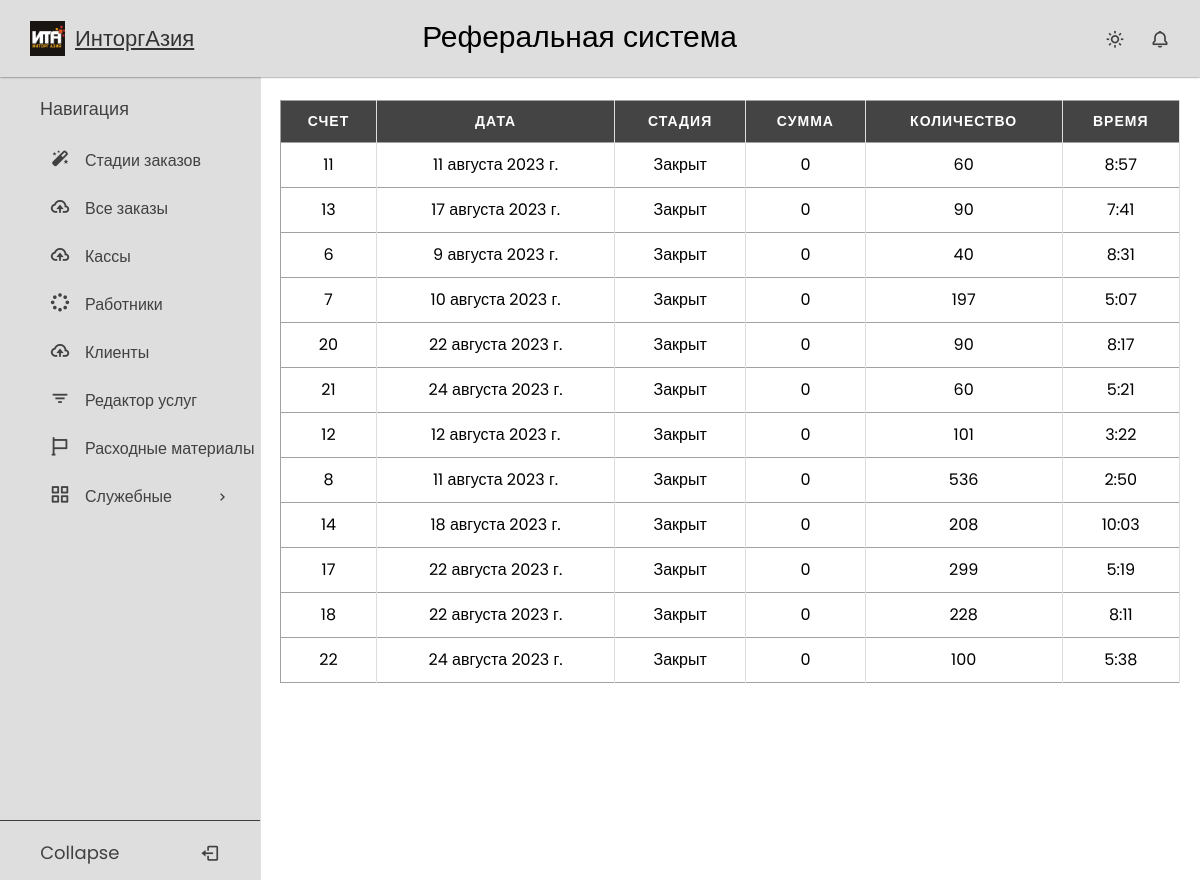
The page /referal/ on the database its author committed.
### crm_app/models.py (models this page shows, shortened)
class Order(models.Model):
    stage = models.CharField(max_length=20, choices=OrderStages.choices, default=OrderStages.DATABASE_LOADING)
    name = models.CharField(max_length=50, blank=True)
    cashbox = models.ForeignKey("Cashbox", on_delete=models.PROTECT, blank=True, null=True)
    amount = models.IntegerField(default=0)
    amount_paid = models.IntegerField(default=0)
    referral_money = models.IntegerField(default=0)
    cost_price = models.IntegerField(default=0)
    count = models.IntegerField(default=0)
    date = models.DateField(default=timezone.now)
    day = models.IntegerField(validators=[MaxValueValidator(31), MinValueValidator(1)], default=1)
    month = models.IntegerField(validators=[MaxValueValidator(12), MinValueValidator(1)], default=1)
    year = models.IntegerField(validators=[MaxValueValidator(2070), MinValueValidator(2020)], default=2023)
    time = models.TimeField(default=timezone.now)
    client = models.ForeignKey(CustomUser, on_delete=models.PROTECT)
    defective = models.IntegerField(default=0, blank=True)
    good_quality = models.IntegerField(default=0, blank=True)
    discount = models.IntegerField(default=0)
    date_of_actual_arrival = models.DateField(null=True, blank=True)
    actual_shipment_date = models.DateField(null=True, blank=True)

### client_app/views.py (the view)
# urls.py: path('referal/', ReferalListView.as_view(), name='referal')
class ReferalListView(ListView):
    model = Order
    template_name = 'client/referal.html'
    def get_queryset(self):
        return Order.objects.filter(client__referral_id=self.request.user.id, stage='closed')

### templates/client/referal.html
{% extends 'base.html' %}
{% load static %}
{% block css %}
    <link rel="stylesheet" href="{% static 'css/tables.css' %}">
{% endblock %}
{% block page_title %}
        Реферальная система
{% endblock %}
{% block content %}
    <div class="table-container">
<table>
  <thead>
    <tr>
        <th data-label="Счет">Счет</th>
        <th data-label="Дата">Дата</th>
        <th data-label="Стадия">Стадия</th>
        <th data-label="Сумма">Сумма</th>
        <th data-label="Количество">Количество</th>
        <th data-label="Время">Время</th>
    </tr>
  </thead>
  <tbody>
    {% for order in order_list %}
      <tr>
        <td data-label="Счет">{{ order.id }}</td>
        <td data-label="Дата">{{ order.date }}</td>
        <td data-label="Стадия">{{ order.get_stage_display }}</td>
        <td data-label="Сумма">{{ order.referral_money }}</td>
        <td data-label="Количество">{{ order.count }}</td>
        <td data-label="Время">{{ order.time }}</td>
      </tr>
    {% endfor %}
  </tbody>
</table>
    </div>
{% include 'includes/paginate.html' %}
{% endblock %}

### static/css/null.css (style rules this page uses)
*, *::before, *::after { box-sizing: border-box; }
body, h1, h2, h3, h4, p, ul[class], ol[class], li, figure, figcaption, blockquote, dl, dd { list-style-type: none; margin: 0; }
body { min-height: 100vh; scroll-behavior: smooth; text-rendering: optimizeSpeed; line-height: 1.5; }

### static/css/sidebar.css (style rules this page uses)
* { margin: 0; padding: 0; box-sizing: border-box; font-family: "Poppins", sans-serif; }
:root { --white-color: #dedede; --blue-color: #1655ff; --grey-color: #424141; --grey-color-light: rgba(0, 0, 0, 0.73); }
body { background-color: #ffffff; transition: all 0.5s ease; }

### static/css/tables.css (style rules this page uses)
.table-container { max-width: 100%; overflow: auto; }
table { border: 1px solid #ccc; width: 100%; margin:0; padding:0; border-collapse: collapse; border-spacing: 0; }
table tr { border: 1px solid #a1a1a1; padding: 5px; }
table th, table td { padding: 10px; text-align: center; border-right: 1px solid #ddd; }
table th { color: #fff; background-color: #444; text-transform: uppercase; font-size: 14px; letter-spacing: 1px; }

### rows shown on the page
Order: id "11", date "11 августа 2023 г.", stage "Закрыт", referral_money "0", count "60", time "8:57"
Order: id "13", date "17 августа 2023 г.", stage "Закрыт", referral_money "0", count "90", time "7:41"
Order: id "6", date "9 августа 2023 г.", stage "Закрыт", referral_money "0", count "40", time "8:31"
Order: id "7", date "10 августа 2023 г.", stage "Закрыт", referral_money "0", count "197", time "5:07"
Order: id "20", date "22 августа 2023 г.", stage "Закрыт", referral_money "0", count "90", time "8:17"
Order: id "21", date "24 августа 2023 г.", stage "Закрыт", referral_money "0", count "60", time "5:21"
Order: id "12", date "12 августа 2023 г.", stage "Закрыт", referral_money "0", count "101", time "3:22"
Order: id "8", date "11 августа 2023 г.", stage "Закрыт", referral_money "0", count "536", time "2:50"
Order: id "14", date "18 августа 2023 г.", stage "Закрыт", referral_money "0", count "208", time "10:03"
Order: id "17", date "22 августа 2023 г.", stage "Закрыт", referral_money "0", count "299", time "5:19"
Order: id "18", date "22 августа 2023 г.", stage "Закрыт", referral_money "0", count "228", time "8:11"
Order: id "22", date "24 августа 2023 г.", stage "Закрыт", referral_money "0", count "100", time "5:38"
